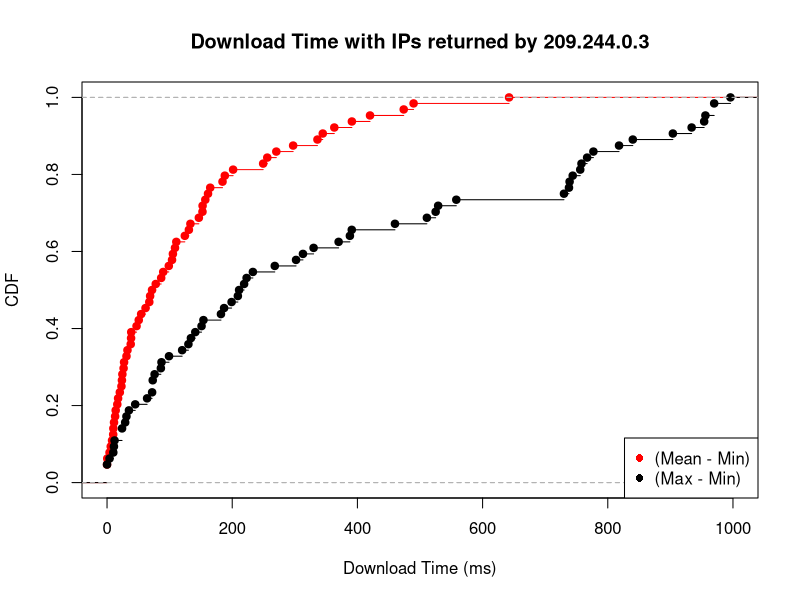

The R script that drew this image:
mean_min <- c(47.166667, 31.055556, 152.466667, 130.750000, 184.500000, 71.875000, 146.694000, 50.666667, 0.000000, 0.000000, 37.833333, 188.165000, 256.000000, 77.830000, 108.575000, 27.222222, 105.222222, 11.166667, 12.916667, 420.165000, 249.415000, 23.000000, 161.333333, 4.000000, 17.666667, 86.500000, 24.500000, 16.388889, 270.437222, 489.745000, 23.791667, 5.916667, 38.666667, 473.995000, 0.000000, 103.832500, 297.326667, 201.428571, 67.500000, 68.833333, 133.199333, 9.833333, 89.749167, 54.500000, 164.833333, 0.350000, 32.611111, 10.083333, 26.444444, 344.663333, 642.299000, 124.295370, 152.666667, 38.416667, 20.416667, 61.500000, 110.666667, 98.666667, 157.000000, 336.166667, 13.833333, 8.000000, 391.163333, 363.082500)

max_min <- c(268.00, 223.00, 756.00, 388.00, 511.00, 460.00, 210.99, 86.00, 0.00, 0.00, 141.00, 743.99, 739.00, 181.99, 119.99, 45.00, 558.00, 24.00, 24.00, 737.99, 903.99, 76.00, 330.00, 10.00, 73.00, 209.00, 64.00, 73.00, 369.99, 969.99, 72.00, 11.00, 87.00, 839.99, 0.00, 301.99, 390.99, 767.00, 187.00, 199.00, 953.99, 31.00, 955.99, 219.00, 730.00, 4.00, 151.00, 29.00, 99.00, 933.99, 995.99, 969.99, 313.00, 134.00, 130.00, 154.00, 525.00, 233.00, 529.00, 777.00, 35.00, 12.00, 757.99, 817.99)

mean_min_val = ecdf(mean_min)
max_min_val = ecdf(max_min)

plot(mean_min_val, lty=1, col="red", xlab="Download Time (ms)", ylab="CDF", main="Download Time with IPs returned by 209.244.0.3", xlim=c(0, 1000))
lines(max_min_val)

legend("bottomright",  pch =16, legend=c("(Mean - Min)", "(Max - Min)"), col=c("red", "black"))
